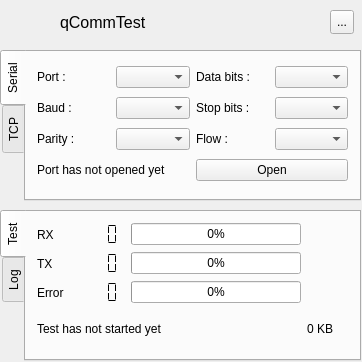
<?xml version="1.0" encoding="UTF-8"?>
<ui version="4.0">
 <class>MainWindow</class>
 <widget class="QMainWindow" name="MainWindow">
  <property name="windowModality">
   <enum>Qt::WindowModality::NonModal</enum>
  </property>
  <property name="geometry">
   <rect>
    <x>0</x>
    <y>0</y>
    <width>362</width>
    <height>362</height>
   </rect>
  </property>
  <property name="sizePolicy">
   <sizepolicy hsizetype="Fixed" vsizetype="Fixed">
    <horstretch>0</horstretch>
    <verstretch>0</verstretch>
   </sizepolicy>
  </property>
  <property name="windowTitle">
   <string>Communication Test</string>
  </property>
  <property name="windowIcon">
   <iconset resource="qdarkstyle/style.qrc">
    <normaloff>:/qss_icons/rc/icon.ico</normaloff>:/qss_icons/rc/icon.ico</iconset>
  </property>
  <widget class="QWidget" name="centralWidget">
   <widget class="QTabWidget" name="tabWidget">
    <property name="geometry">
     <rect>
      <x>0</x>
      <y>50</y>
      <width>361</width>
      <height>151</height>
     </rect>
    </property>
    <property name="layoutDirection">
     <enum>Qt::LayoutDirection::LeftToRight</enum>
    </property>
    <property name="tabPosition">
     <enum>QTabWidget::TabPosition::West</enum>
    </property>
    <property name="tabShape">
     <enum>QTabWidget::TabShape::Rounded</enum>
    </property>
    <property name="currentIndex">
     <number>0</number>
    </property>
    <property name="elideMode">
     <enum>Qt::TextElideMode::ElideNone</enum>
    </property>
    <property name="documentMode">
     <bool>false</bool>
    </property>
    <property name="tabsClosable">
     <bool>false</bool>
    </property>
    <property name="tabBarAutoHide">
     <bool>false</bool>
    </property>
    <widget class="QWidget" name="serial_port">
     <attribute name="title">
      <string>Serial</string>
     </attribute>
     <layout class="QGridLayout" name="gridLayout">
      <item row="3" column="2" colspan="2">
       <widget class="QPushButton" name="serial_open">
        <property name="text">
         <string>Open</string>
        </property>
       </widget>
      </item>
      <item row="1" column="2">
       <widget class="QLabel" name="label_9">
        <property name="sizePolicy">
         <sizepolicy hsizetype="Preferred" vsizetype="Preferred">
          <horstretch>0</horstretch>
          <verstretch>0</verstretch>
         </sizepolicy>
        </property>
        <property name="text">
         <string>Stop bits :</string>
        </property>
       </widget>
      </item>
      <item row="1" column="1">
       <widget class="QComboBox" name="baud_rate">
        <property name="sizePolicy">
         <sizepolicy hsizetype="Preferred" vsizetype="Fixed">
          <horstretch>0</horstretch>
          <verstretch>0</verstretch>
         </sizepolicy>
        </property>
        <property name="layoutDirection">
         <enum>Qt::LayoutDirection::LeftToRight</enum>
        </property>
       </widget>
      </item>
      <item row="1" column="3">
       <widget class="QComboBox" name="stop_bits">
        <property name="sizePolicy">
         <sizepolicy hsizetype="Preferred" vsizetype="Fixed">
          <horstretch>0</horstretch>
          <verstretch>0</verstretch>
         </sizepolicy>
        </property>
        <property name="layoutDirection">
         <enum>Qt::LayoutDirection::LeftToRight</enum>
        </property>
       </widget>
      </item>
      <item row="2" column="0">
       <widget class="QLabel" name="label_7">
        <property name="sizePolicy">
         <sizepolicy hsizetype="Preferred" vsizetype="Preferred">
          <horstretch>0</horstretch>
          <verstretch>0</verstretch>
         </sizepolicy>
        </property>
        <property name="text">
         <string>Parity :</string>
        </property>
       </widget>
      </item>
      <item row="0" column="3">
       <widget class="QComboBox" name="data_bits">
        <property name="sizePolicy">
         <sizepolicy hsizetype="Preferred" vsizetype="Fixed">
          <horstretch>0</horstretch>
          <verstretch>0</verstretch>
         </sizepolicy>
        </property>
        <property name="layoutDirection">
         <enum>Qt::LayoutDirection::LeftToRight</enum>
        </property>
       </widget>
      </item>
      <item row="1" column="0">
       <widget class="QLabel" name="label_2">
        <property name="sizePolicy">
         <sizepolicy hsizetype="Preferred" vsizetype="Preferred">
          <horstretch>0</horstretch>
          <verstretch>0</verstretch>
         </sizepolicy>
        </property>
        <property name="text">
         <string>Baud :</string>
        </property>
       </widget>
      </item>
      <item row="2" column="2">
       <widget class="QLabel" name="label_10">
        <property name="sizePolicy">
         <sizepolicy hsizetype="Preferred" vsizetype="Preferred">
          <horstretch>0</horstretch>
          <verstretch>0</verstretch>
         </sizepolicy>
        </property>
        <property name="text">
         <string>Flow :</string>
        </property>
       </widget>
      </item>
      <item row="3" column="0" colspan="2">
       <widget class="QLabel" name="serial_status">
        <property name="text">
         <string>Port has not opened yet</string>
        </property>
       </widget>
      </item>
      <item row="2" column="1">
       <widget class="QComboBox" name="parity">
        <property name="sizePolicy">
         <sizepolicy hsizetype="Preferred" vsizetype="Fixed">
          <horstretch>0</horstretch>
          <verstretch>0</verstretch>
         </sizepolicy>
        </property>
        <property name="layoutDirection">
         <enum>Qt::LayoutDirection::LeftToRight</enum>
        </property>
       </widget>
      </item>
      <item row="2" column="3">
       <widget class="QComboBox" name="flow_control">
        <property name="enabled">
         <bool>true</bool>
        </property>
        <property name="sizePolicy">
         <sizepolicy hsizetype="Preferred" vsizetype="Fixed">
          <horstretch>0</horstretch>
          <verstretch>0</verstretch>
         </sizepolicy>
        </property>
        <property name="layoutDirection">
         <enum>Qt::LayoutDirection::LeftToRight</enum>
        </property>
       </widget>
      </item>
      <item row="0" column="0">
       <widget class="QLabel" name="label">
        <property name="sizePolicy">
         <sizepolicy hsizetype="Preferred" vsizetype="Preferred">
          <horstretch>0</horstretch>
          <verstretch>0</verstretch>
         </sizepolicy>
        </property>
        <property name="text">
         <string>Port :</string>
        </property>
       </widget>
      </item>
      <item row="0" column="1">
       <widget class="QComboBox" name="serial_port_name">
        <property name="sizePolicy">
         <sizepolicy hsizetype="Preferred" vsizetype="Fixed">
          <horstretch>0</horstretch>
          <verstretch>0</verstretch>
         </sizepolicy>
        </property>
        <property name="layoutDirection">
         <enum>Qt::LayoutDirection::LeftToRight</enum>
        </property>
       </widget>
      </item>
      <item row="0" column="2">
       <widget class="QLabel" name="label_8">
        <property name="sizePolicy">
         <sizepolicy hsizetype="Preferred" vsizetype="Preferred">
          <horstretch>0</horstretch>
          <verstretch>0</verstretch>
         </sizepolicy>
        </property>
        <property name="text">
         <string>Data bits :</string>
        </property>
       </widget>
      </item>
     </layout>
    </widget>
    <widget class="QWidget" name="tcp">
     <attribute name="title">
      <string>TCP</string>
     </attribute>
     <layout class="QGridLayout" name="gridLayout_3">
      <item row="0" column="0">
       <widget class="QLabel" name="label_3">
        <property name="text">
         <string>TCP Port :</string>
        </property>
       </widget>
      </item>
      <item row="0" column="1">
       <widget class="QSpinBox" name="tcp_port">
        <property name="layoutDirection">
         <enum>Qt::LayoutDirection::LeftToRight</enum>
        </property>
        <property name="autoFillBackground">
         <bool>false</bool>
        </property>
        <property name="wrapping">
         <bool>false</bool>
        </property>
        <property name="frame">
         <bool>true</bool>
        </property>
        <property name="showGroupSeparator" stdset="0">
         <bool>false</bool>
        </property>
        <property name="suffix">
         <string/>
        </property>
        <property name="minimum">
         <number>1</number>
        </property>
        <property name="maximum">
         <number>65535</number>
        </property>
        <property name="value">
         <number>6666</number>
        </property>
       </widget>
      </item>
      <item row="0" column="2">
       <widget class="QPushButton" name="tcp_listen">
        <property name="text">
         <string>Listen</string>
        </property>
       </widget>
      </item>
      <item row="1" column="0">
       <widget class="QLabel" name="label_4">
        <property name="text">
         <string>Status :</string>
        </property>
       </widget>
      </item>
      <item row="1" column="1">
       <widget class="QLabel" name="tcp_status">
        <property name="text">
         <string>Server is not running</string>
        </property>
       </widget>
      </item>
      <item row="2" column="0" colspan="2">
       <widget class="QLabel" name="tcp_connection_info">
        <property name="text">
         <string>Client is not connected yet</string>
        </property>
       </widget>
      </item>
     </layout>
    </widget>
   </widget>
   <widget class="QToolButton" name="closebutton">
    <property name="geometry">
     <rect>
      <x>330</x>
      <y>10</y>
      <width>24</width>
      <height>24</height>
     </rect>
    </property>
    <property name="text">
     <string>...</string>
    </property>
    <property name="icon">
     <iconset resource="qdarkstyle/style.qrc">
      <normaloff>:/qss_icons/rc/close-pressed.png</normaloff>:/qss_icons/rc/close-pressed.png</iconset>
    </property>
    <property name="iconSize">
     <size>
      <width>24</width>
      <height>24</height>
     </size>
    </property>
   </widget>
   <widget class="QLabel" name="title">
    <property name="geometry">
     <rect>
      <x>60</x>
      <y>7</y>
      <width>191</width>
      <height>31</height>
     </rect>
    </property>
    <property name="font">
     <font>
      <pointsize>12</pointsize>
     </font>
    </property>
    <property name="text">
     <string>qCommTest</string>
    </property>
   </widget>
   <widget class="QTabWidget" name="tabWidget_2">
    <property name="geometry">
     <rect>
      <x>0</x>
      <y>210</y>
      <width>361</width>
      <height>151</height>
     </rect>
    </property>
    <property name="layoutDirection">
     <enum>Qt::LayoutDirection::LeftToRight</enum>
    </property>
    <property name="tabPosition">
     <enum>QTabWidget::TabPosition::West</enum>
    </property>
    <property name="currentIndex">
     <number>0</number>
    </property>
    <widget class="QWidget" name="test">
     <attribute name="title">
      <string>Test</string>
     </attribute>
     <layout class="QGridLayout" name="gridLayout_4">
      <item row="0" column="0">
       <layout class="QGridLayout" name="gridLayout_2">
        <item row="0" column="0">
         <widget class="QLabel" name="label_5">
          <property name="text">
           <string>RX</string>
          </property>
         </widget>
        </item>
        <item row="0" column="1">
         <widget class="QLCDNumber" name="rx_count">
          <property name="frameShape">
           <enum>QFrame::Shape::NoFrame</enum>
          </property>
          <property name="frameShadow">
           <enum>QFrame::Shadow::Raised</enum>
          </property>
          <property name="digitCount">
           <number>4</number>
          </property>
          <property name="segmentStyle">
           <enum>QLCDNumber::SegmentStyle::Flat</enum>
          </property>
         </widget>
        </item>
        <item row="0" column="2">
         <widget class="QProgressBar" name="rx_progress">
          <property name="maximum">
           <number>4000</number>
          </property>
          <property name="value">
           <number>0</number>
          </property>
          <property name="invertedAppearance">
           <bool>false</bool>
          </property>
          <property name="textDirection">
           <enum>QProgressBar::Direction::TopToBottom</enum>
          </property>
         </widget>
        </item>
        <item row="1" column="0">
         <widget class="QLabel" name="label_6">
          <property name="text">
           <string>TX</string>
          </property>
         </widget>
        </item>
        <item row="1" column="1">
         <widget class="QLCDNumber" name="tx_count">
          <property name="frameShape">
           <enum>QFrame::Shape::NoFrame</enum>
          </property>
          <property name="frameShadow">
           <enum>QFrame::Shadow::Raised</enum>
          </property>
          <property name="digitCount">
           <number>4</number>
          </property>
          <property name="segmentStyle">
           <enum>QLCDNumber::SegmentStyle::Flat</enum>
          </property>
         </widget>
        </item>
        <item row="1" column="2">
         <widget class="QProgressBar" name="tx_progress">
          <property name="maximum">
           <number>4000</number>
          </property>
          <property name="value">
           <number>0</number>
          </property>
          <property name="invertedAppearance">
           <bool>false</bool>
          </property>
          <property name="textDirection">
           <enum>QProgressBar::Direction::TopToBottom</enum>
          </property>
         </widget>
        </item>
        <item row="2" column="0">
         <widget class="QLabel" name="label_11">
          <property name="text">
           <string>Error</string>
          </property>
         </widget>
        </item>
        <item row="2" column="1">
         <widget class="QLCDNumber" name="error_count">
          <property name="frameShape">
           <enum>QFrame::Shape::NoFrame</enum>
          </property>
          <property name="frameShadow">
           <enum>QFrame::Shadow::Raised</enum>
          </property>
          <property name="digitCount">
           <number>4</number>
          </property>
          <property name="segmentStyle">
           <enum>QLCDNumber::SegmentStyle::Flat</enum>
          </property>
         </widget>
        </item>
        <item row="2" column="2">
         <widget class="QProgressBar" name="error_progress">
          <property name="maximum">
           <number>4000</number>
          </property>
          <property name="value">
           <number>0</number>
          </property>
          <property name="invertedAppearance">
           <bool>false</bool>
          </property>
          <property name="textDirection">
           <enum>QProgressBar::Direction::TopToBottom</enum>
          </property>
         </widget>
        </item>
       </layout>
      </item>
      <item row="0" column="1">
       <widget class="QLabel" name="moodicon">
        <property name="text">
         <string/>
        </property>
        <property name="pixmap">
         <pixmap resource="qdarkstyle/style.qrc">:/qss_icons/rc/mood/mood_disconnected.png</pixmap>
        </property>
       </widget>
      </item>
      <item row="1" column="0">
       <widget class="QLabel" name="test_status">
        <property name="text">
         <string>Test has not started yet</string>
        </property>
       </widget>
      </item>
      <item row="1" column="1">
       <widget class="QLabel" name="test_data_size">
        <property name="layoutDirection">
         <enum>Qt::LayoutDirection::LeftToRight</enum>
        </property>
        <property name="text">
         <string>0 KB</string>
        </property>
        <property name="alignment">
         <set>Qt::AlignmentFlag::AlignRight|Qt::AlignmentFlag::AlignTrailing|Qt::AlignmentFlag::AlignVCenter</set>
        </property>
        <property name="margin">
         <number>0</number>
        </property>
        <property name="indent">
         <number>15</number>
        </property>
       </widget>
      </item>
     </layout>
    </widget>
    <widget class="QWidget" name="log">
     <attribute name="title">
      <string>Log</string>
     </attribute>
     <layout class="QGridLayout" name="gridLayout_5">
      <item row="0" column="0">
       <widget class="QTextEdit" name="log_textedit">
        <property name="sizePolicy">
         <sizepolicy hsizetype="Expanding" vsizetype="Expanding">
          <horstretch>0</horstretch>
          <verstretch>0</verstretch>
         </sizepolicy>
        </property>
        <property name="font">
         <font>
          <family>Consolas</family>
         </font>
        </property>
       </widget>
      </item>
     </layout>
    </widget>
   </widget>
   <widget class="QLabel" name="logo">
    <property name="geometry">
     <rect>
      <x>10</x>
      <y>3</y>
      <width>41</width>
      <height>41</height>
     </rect>
    </property>
    <property name="text">
     <string/>
    </property>
    <property name="pixmap">
     <pixmap resource="qdarkstyle/style.qrc">:/qss_icons/rc/logo.png</pixmap>
    </property>
   </widget>
  </widget>
 </widget>
 <layoutdefault spacing="6" margin="11"/>
 <resources>
  <include location="qdarkstyle/style.qrc"/>
 </resources>
 <connections/>
</ui>
